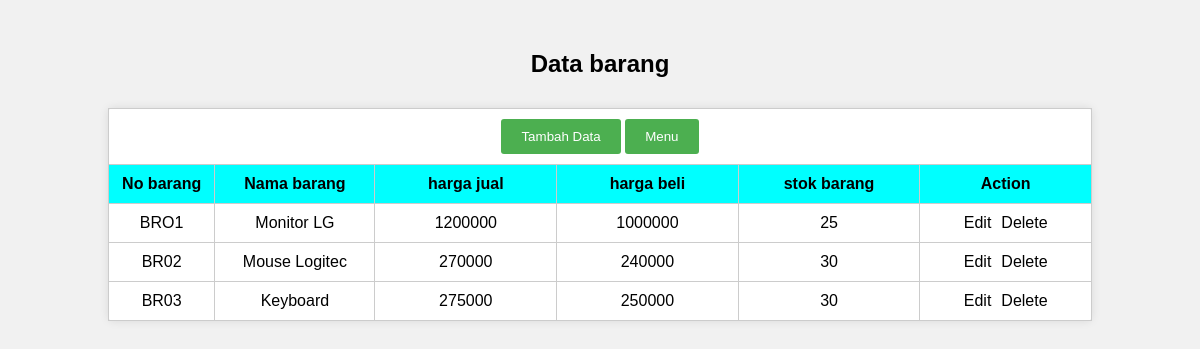
The page /tabel_barang.php on the database its author committed.
### tables this page shows
CREATE TABLE `tabel_atk` (
  `kode_Barang` varchar(20) NOT NULL,
  `Nama_barang` varchar(40) NOT NULL,
  `Harga_beli` varchar(40) NOT NULL,
  `Harga_jual` varchar(40) NOT NULL,
  `stok` varchar(30) NOT NULL
);

### tabel_barang.php (the view, shortened to what this page needs)
<?php
include "koneksi.php";
$sql = "SELECT * FROM tabel_atk";
$result = $conn->query($sql);
?>
<!DOCTYPE html>
<html>
<head>
<link rel="stylesheet" type="text/css" href="tabel_barang.css">
</head>
<body>
    <h2 align="center">Data barang</h2>
    <table border="1" width="82%" cellpadding="5" align="center">
        <tr>
            <td colspan="8">
                <input type="button" value="Tambah Data" onclick="location='tambahbarang.php'"/>
                <input type="button" value="Menu" onclick="location='menu.php'"/>
            </td>
        </tr>
        <tr bgcolor="#00FFFF">
            <th width="30" scope="col">No barang</th>
            <th width="91" scope="col">Nama barang</th>
            <th width="106" scope="col">harga jual</th>
            <th width="106" scope="col">harga beli</th>
            <th width="106" scope="col">stok barang</th>
            <th width="99" scope="col">Action</th>
        </tr>
        <?php while ($row = $result->fetch_assoc()) { ?>
            <tr>
                <td align="center"><?php echo $row["kode_Barang"]; ?></td>
                <td align="center"><?php echo $row["Nama_barang"]; ?></td>
                <td align="center"><?php echo $row["Harga_jual"]; ?></td>
                <td align="center"><?php echo $row["Harga_beli"]; ?></td>
                <td align="center"><?php echo $row["stok"]; ?></td>
                <td align="center">
                    <div class="action-links">
                        <a href="updatebarang.php?kode_Barang=<?php echo $row["kode_Barang"]; ?>">Edit</a>
                        <a href="hapusbarang.php?kode_Barang=<?php echo $row["kode_Barang"]; ?>" onclick="return confirm('Are you sure you want to delete this item?');">Delete</a>
                    </div>
                </td>
            </tr>
        <?php } ?>
    </table>
</body>
</html>

### tabel_barang.css (style rules this page uses)
body { font-family: Arial, sans-serif; background-color: #f1f1f1; margin: 0; padding: 0; }
h2 { text-align: center; margin-top: 50px; }
table { border-collapse: collapse; margin: 0 auto; margin-top: 30px; background-color: #ffffff; border: 1px solid #ccc; border-radius: 5px; box-shadow: 0 0 10px rgba(0, 0, 0, 0.1); }
th { background-color: #00FFFF; color: #000000; padding: 10px; text-align: center; }
td { padding: 10px; text-align: center; }
input[type="button"] { padding: 10px 20px; background-color: #4CAF50; color: #ffffff; border: none; border-radius: 3px; cursor: pointer; }
a { text-decoration: none; color: #000000; }
.action-links { display: flex; justify-content: center; gap: 10px; }

### rows shown on the page
tabel_atk: kode_Barang "BRO1", Nama_barang "Monitor LG", Harga_jual "1200000", Harga_beli "1000000", stok "25"
tabel_atk: kode_Barang "BR02", Nama_barang "Mouse Logitec", Harga_jual "270000", Harga_beli "240000", stok "30"
tabel_atk: kode_Barang "BR03", Nama_barang "Keyboard", Harga_jual "275000", Harga_beli "250000", stok "30"
